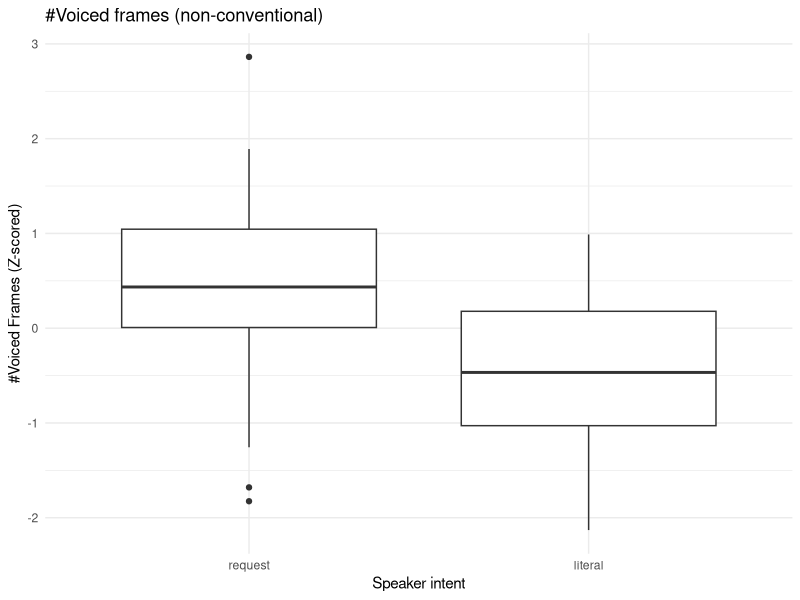

Recreate this plot in R. (Note: a time limit stopped this script after it produced the figure.)
## ---- chunk 1
library(tidyverse)
library(forcats)
library(lme4)
## ---- chunk 2
# setwd("/Users/seantrott/Dropbox/UCSD/Research/IndirectSpeechActs/Prosody/prosody_indirect_requests/analysis/exp1")
df_audio = read_csv("../../data/audio_features/audio_features.csv")
df_audio$label = factor(df_audio$label)

df_audio$label = fct_recode(df_audio$label,
                            "request" = "IR",
                            "literal" = "Literal")

df_audio = df_audio %>% 
  group_by(speaker) %>% 
  mutate(mean_f0_z_score = scale(mean_f0),
         duration_f0_z_score = scale(duration_f0),
         range_f0_z_score = scale(range_f0),
         sd_f0_z_score = scale(sd_f0),
         slope_f0_z_score = scale(slope_f0),
         mean_intensity_z_score = scale(mean_intensity),
         sd_intensity_z_score = scale(sd_intensity)
         )
## ---- chunk 3

experimental_data = read.csv("../../data/exp1/experiment1_concat_full.csv")
experimental_data = filter(experimental_data, answer %in% c("first", "second"))



experimental_data$speaker_recoded = fct_recode(experimental_data$speaker,
                           "S1" = "Danny",
                           "S2" = "Karen",
                           "S3" = "Katie",
                           "S4" = "Maiyi",
                           "S5" = "Nimish")

experimental_data$item = factor(paste(experimental_data$speaker_recoded, experimental_data$stimNum, sep = "_"))

experimental_data$form = fct_recode(experimental_data$form,
                           "conventional" = "modal",
                           "nonconventional" = "indirect")


## ---- chunk 4
model_all_features_all = glmer(data = df_audio,
                label ~ mean_f0_z_score + 
                  range_f0_z_score + 
                  sd_f0_z_score + 
                  duration_f0_z_score + 
                  slope_f0_z_score + 
                  mean_intensity_z_score + 
                  sd_intensity_z_score +
                  (1 | topic),
                 family = binomial())

model_reduced_no_slope = glmer(data = df_audio,
                label ~ mean_f0_z_score + 
                  range_f0_z_score + 
                  sd_f0_z_score + 
                  duration_f0_z_score + 
                  mean_intensity_z_score + 
                  sd_intensity_z_score +
                  (1 | topic),
                 family = binomial())


model_reduced_no_mean_f0 = glmer(data = df_audio,
                label ~ slope_f0_z_score + 
                  range_f0_z_score + 
                  sd_f0_z_score + 
                  duration_f0_z_score + 
                  mean_intensity_z_score + 
                  sd_intensity_z_score +
                  (1 | topic),
                 family = binomial())


model_reduced_no_range = glmer(data = df_audio,
                label ~ mean_f0_z_score + 
                  slope_f0_z_score + 
                  sd_f0_z_score + 
                  duration_f0_z_score + 
                  mean_intensity_z_score + 
                  sd_intensity_z_score +
                  (1 | topic),
                 family = binomial())


model_reduced_no_sd_f0 = glmer(data = df_audio,
                label ~ mean_f0_z_score + 
                  range_f0_z_score + 
                  slope_f0_z_score + 
                  duration_f0_z_score + 
                  mean_intensity_z_score + 
                  sd_intensity_z_score +
                  (1 | topic),
                 family = binomial())

model_reduced_no_duration = glmer(data = df_audio,
                label ~ mean_f0_z_score + 
                  range_f0_z_score + 
                  sd_f0_z_score + 
                  slope_f0_z_score + 
                  mean_intensity_z_score + 
                  sd_intensity_z_score +
                  (1 | topic),
                 family = binomial())

model_reduced_no_mean_intensity = glmer(data = df_audio,
                label ~ mean_f0_z_score + 
                  range_f0_z_score + 
                  sd_f0_z_score + 
                  duration_f0_z_score + 
                  slope_f0_z_score + 
                  sd_intensity_z_score +
                  (1 | topic),
                 family = binomial())

model_reduced_no_sd_intensity = glmer(data = df_audio,
                label ~ mean_f0_z_score + 
                  range_f0_z_score + 
                  sd_f0_z_score + 
                  duration_f0_z_score + 
                  mean_intensity_z_score + 
                  slope_f0_z_score +
                  (1 | topic),
                 family = binomial())
## ---- chunk 5
summary(model_all_features_all)

anova(model_all_features_all, model_reduced_no_slope)
anova(model_all_features_all, model_reduced_no_mean_f0)
anova(model_all_features_all, model_reduced_no_range)
anova(model_all_features_all, model_reduced_no_sd_f0)
anova(model_all_features_all, model_reduced_no_duration)
anova(model_all_features_all, model_reduced_no_mean_intensity)
anova(model_all_features_all, model_reduced_no_sd_intensity)

p1 = anova(model_all_features_all, model_reduced_no_slope)$`Pr(>Chisq)`[2]
p2 = anova(model_all_features_all, model_reduced_no_mean_f0)$`Pr(>Chisq)`[2]
p3 = anova(model_all_features_all, model_reduced_no_range)$`Pr(>Chisq)`[2]
p4 = anova(model_all_features_all, model_reduced_no_sd_f0)$`Pr(>Chisq)`[2]
p5 = anova(model_all_features_all, model_reduced_no_duration)$`Pr(>Chisq)`[2]
p6 = anova(model_all_features_all, model_reduced_no_mean_intensity)$`Pr(>Chisq)`[2]
p7 = anova(model_all_features_all, model_reduced_no_sd_intensity)$`Pr(>Chisq)`[2]

p.adjust(c(p1, p2, p3, p4, p5, p6, p7), method="holm")
## ---- chunk 6

model_all_features = glmer(data = filter(df_audio, form == "conventional"),
                label ~ mean_f0_z_score + 
                  range_f0_z_score + 
                  sd_f0_z_score + 
                  duration_f0_z_score + 
                  slope_f0_z_score + 
                  mean_intensity_z_score + 
                  sd_intensity_z_score +
                  (1 | topic),
                 family = binomial())

model_reduced_no_slope = glmer(data = filter(df_audio, form == "conventional"),
                label ~ mean_f0_z_score + 
                  range_f0_z_score + 
                  sd_f0_z_score + 
                  duration_f0_z_score + 
                  mean_intensity_z_score + 
                  sd_intensity_z_score +
                  (1 | topic),
                 family = binomial())


model_reduced_no_mean_f0 = glmer(data = filter(df_audio, form == "conventional"),
                label ~ slope_f0_z_score + 
                  range_f0_z_score + 
                  sd_f0_z_score + 
                  duration_f0_z_score + 
                  mean_intensity_z_score + 
                  sd_intensity_z_score +
                  (1 | topic),
                 family = binomial())


model_reduced_no_range = glmer(data = filter(df_audio, form == "conventional"),
                label ~ mean_f0_z_score + 
                  slope_f0_z_score + 
                  sd_f0_z_score + 
                  duration_f0_z_score + 
                  mean_intensity_z_score + 
                  sd_intensity_z_score +
                  (1 | topic),
                 family = binomial())


model_reduced_no_sd_f0 = glmer(data = filter(df_audio, form == "conventional"),
                label ~ mean_f0_z_score + 
                  range_f0_z_score + 
                  slope_f0_z_score + 
                  duration_f0_z_score + 
                  mean_intensity_z_score + 
                  sd_intensity_z_score +
                  (1 | topic),
                 family = binomial())

model_reduced_no_duration = glmer(data = filter(df_audio, form == "conventional"),
                label ~ mean_f0_z_score + 
                  range_f0_z_score + 
                  sd_f0_z_score + 
                  slope_f0_z_score + 
                  mean_intensity_z_score + 
                  sd_intensity_z_score +
                  (1 | topic),
                 family = binomial())

model_reduced_no_mean_intensity = glmer(data = filter(df_audio, form == "conventional"),
                label ~ mean_f0_z_score + 
                  range_f0_z_score + 
                  sd_f0_z_score + 
                  duration_f0_z_score + 
                  slope_f0_z_score + 
                  sd_intensity_z_score +
                  (1 | topic),
                 family = binomial())

model_reduced_no_sd_intensity = glmer(data = filter(df_audio, form == "conventional"),
                label ~ mean_f0_z_score + 
                  range_f0_z_score + 
                  sd_f0_z_score + 
                  duration_f0_z_score + 
                  mean_intensity_z_score + 
                  slope_f0_z_score +
                  (1 | topic),
                 family = binomial())

## ---- chunk 7
summary(model_all_features)

anova(model_all_features, model_reduced_no_slope)
anova(model_all_features, model_reduced_no_mean_f0)
anova(model_all_features, model_reduced_no_range)
anova(model_all_features, model_reduced_no_sd_f0)
anova(model_all_features, model_reduced_no_duration)
anova(model_all_features, model_reduced_no_mean_intensity)
anova(model_all_features, model_reduced_no_sd_intensity)

p1 = anova(model_all_features, model_reduced_no_slope)$`Pr(>Chisq)`[2]
p2 = anova(model_all_features, model_reduced_no_mean_f0)$`Pr(>Chisq)`[2]
p3 = anova(model_all_features, model_reduced_no_range)$`Pr(>Chisq)`[2]
p4 = anova(model_all_features, model_reduced_no_sd_f0)$`Pr(>Chisq)`[2]
p5 = anova(model_all_features, model_reduced_no_duration)$`Pr(>Chisq)`[2]
p6 = anova(model_all_features, model_reduced_no_mean_intensity)$`Pr(>Chisq)`[2]
p7 = anova(model_all_features, model_reduced_no_sd_intensity)$`Pr(>Chisq)`[2]

p.adjust(c(p1, p2, p3, p4, p5, p6, p7), method="holm")
## ---- chunk 8

model_all_features_non = glmer(data = filter(df_audio, form == "nonconventional"),
                label ~ mean_f0_z_score + 
                  range_f0_z_score + 
                  sd_f0_z_score + 
                  duration_f0_z_score + 
                  slope_f0_z_score + 
                  mean_intensity_z_score + 
                  sd_intensity_z_score +
                  (1 | topic),
                 family = binomial())

model_reduced_no_slope_non = glmer(data = filter(df_audio, form == "nonconventional"),
                label ~ mean_f0_z_score + 
                  range_f0_z_score + 
                  sd_f0_z_score + 
                  duration_f0_z_score + 
                  mean_intensity_z_score + 
                  sd_intensity_z_score +
                  (1 | topic),
                 family = binomial())


model_reduced_no_mean_f0_non = glmer(data = filter(df_audio, form == "nonconventional"),
                label ~ slope_f0_z_score + 
                  range_f0_z_score + 
                  sd_f0_z_score + 
                  duration_f0_z_score + 
                  mean_intensity_z_score + 
                  sd_intensity_z_score +
                  (1 | topic),
                 family = binomial())


model_reduced_no_range_non = glmer(data = filter(df_audio, form == "nonconventional"),
                label ~ mean_f0_z_score + 
                  slope_f0_z_score + 
                  sd_f0_z_score + 
                  duration_f0_z_score + 
                  mean_intensity_z_score + 
                  sd_intensity_z_score +
                  (1 | topic),
                 family = binomial())


model_reduced_no_sd_f0_non = glmer(data = filter(df_audio, form == "nonconventional"),
                label ~ mean_f0_z_score + 
                  range_f0_z_score + 
                  slope_f0_z_score + 
                  duration_f0_z_score + 
                  mean_intensity_z_score + 
                  sd_intensity_z_score +
                  (1 | topic),
                 family = binomial())

model_reduced_no_duration_non = glmer(data = filter(df_audio, form == "nonconventional"),
                label ~ mean_f0_z_score + 
                  range_f0_z_score + 
                  sd_f0_z_score + 
                  slope_f0_z_score + 
                  mean_intensity_z_score + 
                  sd_intensity_z_score +
                  (1 | topic),
                 family = binomial())

model_reduced_no_mean_intensity_non = glmer(data = filter(df_audio, form == "nonconventional"),
                label ~ mean_f0_z_score + 
                  range_f0_z_score + 
                  sd_f0_z_score + 
                  duration_f0_z_score + 
                  slope_f0_z_score + 
                  sd_intensity_z_score +
                  (1 | topic),
                 family = binomial())

model_reduced_no_sd_intensity_non = glmer(data = filter(df_audio, form == "nonconventional"),
                label ~ mean_f0_z_score + 
                  range_f0_z_score + 
                  sd_f0_z_score + 
                  duration_f0_z_score + 
                  mean_intensity_z_score + 
                  slope_f0_z_score +
                  (1 | topic),
                 family = binomial())
## ---- chunk 9
summary(model_all_features_non)

p1 = anova(model_all_features_non, model_reduced_no_slope_non)$`Pr(>Chisq)`[2]
p2 = anova(model_all_features_non, model_reduced_no_mean_f0_non)$`Pr(>Chisq)`[2]
p3 = anova(model_all_features_non, model_reduced_no_range_non)$`Pr(>Chisq)`[2]
p4 = anova(model_all_features_non, model_reduced_no_sd_f0_non)$`Pr(>Chisq)`[2]
p5 = anova(model_all_features_non, model_reduced_no_duration_non)$`Pr(>Chisq)`[2]
p6 = anova(model_all_features_non, model_reduced_no_mean_intensity_non)$`Pr(>Chisq)`[2]
p7 = anova(model_all_features_non, model_reduced_no_sd_intensity_non)$`Pr(>Chisq)`[2]

p.adjust(c(p1, p2, p3, p4, p5, p6, p7), method="holm")
## ---- chunk 10
df_audio %>%
  filter(form == "nonconventional") %>%
  ggplot(aes(x = label,
             y = duration_f0_z_score)) +
  geom_boxplot() +
  labs(x = "Speaker intent",
       y = "#Voiced Frames (Z-scored)",
       title = "#Voiced frames (non-conventional)") +
  theme_minimal()

## ---- chunk 11
df_audio$index = c(1: nrow(df_audio))
prob_outputs = c()
for (iterating_index in c(1:nrow(df_audio))) {
  
  train = df_audio %>%
    filter(index != iterating_index)
  
  test = df_audio %>%
    filter(index == iterating_index)
  
  model_core = glm(data = train,
                  label ~ 0,
                   family = binomial())
  
  probabilities = predict(model_core, test, type="response")

  prob_outputs[iterating_index] = probabilities
}

df_audio$lr_probs = prob_outputs

df_audio$lr_prediction = ifelse(df_audio$lr_probs > 0.5,
                             "literal","request")

df_audio$lr_correct = df_audio$lr_prediction == df_audio$label
mean(df_audio$lr_correct)
## ---- chunk 12
df_audio$index = c(1: nrow(df_audio))
prob_outputs = c()
for (iterating_index in c(1:nrow(df_audio))) {
  
  train = df_audio %>%
    filter(index != iterating_index)
  
  test = df_audio %>%
    filter(index == iterating_index)
  
  model_core = glm(data = train,
                  label ~ mean_f0_z_score*form + range_f0_z_score*form + 
                    sd_f0_z_score*form + duration_f0_z_score*form + 
                    slope_f0_z_score*form + mean_intensity_z_score*form + 
                    sd_intensity_z_score*form,
                   family = binomial())
  
  probabilities = predict(model_core, test, type="response")

  prob_outputs[iterating_index] = probabilities
}

df_audio$lr_probs = prob_outputs

df_audio$lr_prediction = ifelse(df_audio$lr_probs > 0.5,
                             "literal","request")

df_audio$lr_correct = df_audio$lr_prediction == df_audio$label
mean(df_audio$lr_correct)
## ---- chunk 13

df_audio$label = fct_recode(df_audio$label,
                            "Request" = "request",
                            "Non-request" = "literal")

df_audio$item = paste(df_audio$speaker, df_audio$stimNum, sep="_")

critical_audio = df_audio 
slope_IR = filter(critical_audio, label == "Request")$slope_f0_z_score
slope_literal = filter(critical_audio, label == "Non-request")$slope_f0_z_score
slope_diff = slope_IR - slope_literal

duration_f0_IR = filter(critical_audio, label == "Request")$duration_f0_z_score
duration_f0_literal = filter(critical_audio, label == "Non-request")$duration_f0_z_score
duration_f0_diff = duration_f0_IR - duration_f0_literal

sd_intensity_IR = filter(critical_audio, label == "Request")$sd_intensity_z_score
sd_intensity_literal = filter(critical_audio, label == "Non-request")$sd_intensity_z_score
sd_intensity_diff = sd_intensity_IR - sd_intensity_literal

mean_intensity_IR = filter(critical_audio, label == "Request")$mean_intensity_z_score
mean_intensity_literal = filter(critical_audio, label == "Non-request")$mean_intensity_z_score
mean_intensity_diff = mean_intensity_IR - mean_intensity_literal

mean_f0_IR = filter(critical_audio, label == "Request")$mean_f0_z_score
mean_f0_literal = filter(critical_audio, label == "Non-request")$mean_f0_z_score
mean_f0_diff = mean_f0_IR - mean_f0_literal

sd_f0_IR = filter(critical_audio, label == "Request")$sd_f0_z_score
sd_f0_literal = filter(critical_audio, label == "Non-request")$sd_f0_z_score
sd_f0_diff = sd_f0_IR - sd_f0_literal

range_f0_IR = filter(critical_audio, label == "Request")$range_f0_z_score
range_f0_literal = filter(critical_audio, label == "Non-request")$range_f0_z_score
range_f0_diff = range_f0_IR - range_f0_literal


item = filter(critical_audio, label == "Request")$item

new_df = data.frame(item, 
                    slope_diff, 
                    duration_f0_diff,
                    sd_intensity_diff,
                    mean_intensity_diff,
                    mean_f0_diff,
                    sd_f0_diff,
                    range_f0_diff)

new_df$item = factor(new_df$item)
new_df

## ---- chunk 14

merged = merge(experimental_data, new_df, by="item")
head(merged)
merged$Correct = fct_recode(factor(merged$correct),
                            "Yes" = "1",
                            "No" = "0")

## ---- chunk 15
model_accuracy_full = glmer(data = merged,
                      Correct ~ slope_diff * form +
                        mean_f0_diff * form +
                       duration_f0_diff * form +
                       range_f0_diff * form +
                       sd_f0_diff * form +
                       mean_intensity_diff * form +
                       sd_intensity_diff * form +
                        form * speaker + 
                        (1 | subject) + (1 | stimNum),
                       control=glmerControl(optimizer="bobyqa"),
                       family = binomial())

summary(model_accuracy_full)

## ---- chunk 16
model_accuracy_no_slope_interaction = glmer(data = merged,
                      Correct ~ slope_diff +
                        mean_f0_diff * form +
                       duration_f0_diff * form +
                       range_f0_diff * form +
                       sd_f0_diff * form +
                       mean_intensity_diff * form +
                       sd_intensity_diff * form +
                        form * speaker +
                        (1 | subject) + (1 | stimNum),
                       control=glmerControl(optimizer="bobyqa"),
                       family = binomial())

model_accuracy_no_slope = glmer(data = merged,
                      Correct ~ mean_f0_diff * form +
                       duration_f0_diff * form +
                       range_f0_diff * form +
                       sd_f0_diff * form +
                       mean_intensity_diff * form +
                       sd_intensity_diff * form +
                        form * speaker +
                        (1 | subject) + (1 | stimNum),
                       control=glmerControl(optimizer="bobyqa"),
                       family = binomial())
## ---- chunk 17
anova(model_accuracy_full, model_accuracy_no_slope_interaction)
anova(model_accuracy_no_slope_interaction, model_accuracy_no_slope)

## ---- chunk 18
model_accuracy_no_mean_f0_interaction = glmer(data = merged,
                      Correct ~ slope_diff * form +
                        mean_f0_diff +
                       duration_f0_diff * form +
                       range_f0_diff * form +
                       sd_f0_diff * form +
                       mean_intensity_diff * form +
                       sd_intensity_diff * form +
                        form * speaker +
                        (1 | subject) + (1 | stimNum),
                       control=glmerControl(optimizer="bobyqa"),
                       family = binomial())

model_accuracy_no_mean_f0 = glmer(data = merged,
                      Correct ~ slope_diff * form +
                       duration_f0_diff * form +
                       range_f0_diff * form +
                       sd_f0_diff * form +
                       mean_intensity_diff * form +
                       sd_intensity_diff * form +
                        form * speaker +
                        (1 | subject) + (1 | stimNum),
                       control=glmerControl(optimizer="bobyqa"),
                       family = binomial())
## ---- chunk 19
anova(model_accuracy_full, model_accuracy_no_mean_f0_interaction)
anova(model_accuracy_no_mean_f0_interaction, model_accuracy_no_mean_f0)

## ---- chunk 20
model_accuracy_no_f0_dur_interaction = glmer(data = merged,
                      Correct ~ slope_diff * form +
                        mean_f0_diff * form +
                       duration_f0_diff +
                       range_f0_diff * form +
                       sd_f0_diff * form +
                       mean_intensity_diff * form +
                       sd_intensity_diff * form +
                        form * speaker +
                        (1 | subject) + (1 | stimNum),
                       control=glmerControl(optimizer="bobyqa"),
                       family = binomial())

model_accuracy_no_f0_dur = glmer(data = merged,
                      Correct ~ slope_diff * form +
                        mean_f0_diff * form +
                       range_f0_diff * form +
                       sd_f0_diff * form +
                       mean_intensity_diff * form +
                       sd_intensity_diff * form +
                        form * speaker +
                        (1 | subject) + (1 | stimNum),
                       control=glmerControl(optimizer="bobyqa"),
                       family = binomial())
## ---- chunk 21
anova(model_accuracy_full, model_accuracy_no_f0_dur_interaction)
anova(model_accuracy_no_f0_dur_interaction, model_accuracy_no_f0_dur)

## ---- chunk 22
model_accuracy_no_f0_range_interaction = glmer(data = merged,
                      Correct ~ slope_diff * form +
                        mean_f0_diff * form +
                       duration_f0_diff * form +
                       range_f0_diff +
                       sd_f0_diff * form +
                       mean_intensity_diff * form +
                       sd_intensity_diff * form +
                        form * speaker +
                        (1 | subject) + (1 | stimNum),
                       control=glmerControl(optimizer="bobyqa"),
                       family = binomial())

model_accuracy_no_f0_range = glmer(data = merged,
                      Correct ~ slope_diff * form +
                        mean_f0_diff * form +
                       duration_f0_diff * form +
                       sd_f0_diff * form +
                       mean_intensity_diff * form +
                       sd_intensity_diff * form +
                        form * speaker +
                        (1 | subject) + (1 | stimNum),
                       control=glmerControl(optimizer="bobyqa"),
                       family = binomial())
## ---- chunk 23
anova(model_accuracy_full, model_accuracy_no_f0_range_interaction)
anova(model_accuracy_no_f0_range_interaction, model_accuracy_no_f0_range)

## ---- chunk 24
model_accuracy_no_f0_sd_interaction = glmer(data = merged,
                      Correct ~ slope_diff * form +
                        mean_f0_diff * form +
                       duration_f0_diff * form +
                       range_f0_diff * form+
                       sd_f0_diff +
                       mean_intensity_diff * form +
                       sd_intensity_diff * form +
                        form * speaker +
                        (1 | subject) + (1 | stimNum),
                       control=glmerControl(optimizer="bobyqa"),
                       family = binomial())

model_accuracy_no_f0_sd = glmer(data = merged,
                      Correct ~ slope_diff * form +
                        mean_f0_diff * form +
                        range_f0_diff * form+
                       duration_f0_diff * form +
                       mean_intensity_diff * form +
                       sd_intensity_diff * form +
                        form * speaker +
                        (1 | subject) + (1 | stimNum),
                       control=glmerControl(optimizer="bobyqa"),
                       family = binomial())
## ---- chunk 25
anova(model_accuracy_full, model_accuracy_no_f0_sd_interaction)
anova(model_accuracy_no_f0_sd_interaction, model_accuracy_no_f0_sd)

## ---- chunk 26
model_accuracy_no_mean_intensity_interaction = glmer(data = merged,
                      Correct ~ slope_diff * form +
                        mean_f0_diff * form +
                       duration_f0_diff * form +
                       range_f0_diff * form+
                       sd_f0_diff * form +
                       mean_intensity_diff +
                       sd_intensity_diff * form +
                        form * speaker +
                        (1 | subject) + (1 | stimNum),
                       control=glmerControl(optimizer="bobyqa"),
                       family = binomial())

model_accuracy_no_mean_intensity = glmer(data = merged,
                      Correct ~ slope_diff * form +
                        mean_f0_diff * form +
                        range_f0_diff * form+
                        sd_f0_diff * form +
                       duration_f0_diff * form +
                       sd_intensity_diff * form +
                        form * speaker +
                        (1 | subject) + (1 | stimNum),
                       control=glmerControl(optimizer="bobyqa"),
                       family = binomial())
## ---- chunk 27
anova(model_accuracy_full, model_accuracy_no_mean_intensity_interaction)
anova(model_accuracy_no_mean_intensity_interaction, model_accuracy_no_mean_intensity)

## ---- chunk 28
model_accuracy_no_sd_intensity_interaction = glmer(data = merged,
                      Correct ~ slope_diff * form +
                        mean_f0_diff * form +
                       duration_f0_diff * form +
                       range_f0_diff * form+
                       sd_f0_diff * form +
                       mean_intensity_diff * form +
                       sd_intensity_diff +
                        form * speaker +
                        (1 | subject) + (1 | stimNum),
                       control=glmerControl(optimizer="bobyqa"),
                       family = binomial())

model_accuracy_no_sd_intensity = glmer(data = merged,
                      Correct ~ slope_diff * form +
                        mean_f0_diff * form +
                        range_f0_diff * form+
                        sd_f0_diff * form +
                       duration_f0_diff * form +
                       mean_intensity_diff * form +
                        form * speaker +
                        (1 | subject) + (1 | stimNum),
                       control=glmerControl(optimizer="bobyqa"),
                       family = binomial())
## ---- chunk 29
anova(model_accuracy_full, model_accuracy_no_sd_intensity_interaction)
anova(model_accuracy_no_sd_intensity_interaction, model_accuracy_no_sd_intensity)
## ---- chunk 30
merged %>%
  ggplot(aes(x = form,
             y = slope_diff,
             fill = Correct)) +
  geom_boxplot() +
  theme_minimal()

merged %>%
  ggplot(aes(x = form,
             y = mean_f0_diff,
             fill = Correct)) +
  geom_boxplot() +
  theme_minimal()
## ---- chunk 31
p1 = anova(model_accuracy_full, model_accuracy_no_slope_interaction)$`Pr(>Chisq)`[2]
p2 = anova(model_accuracy_no_slope_interaction, model_accuracy_no_slope)$`Pr(>Chisq)`[2]
p3 = anova(model_accuracy_full, model_accuracy_no_mean_f0_interaction)$`Pr(>Chisq)`[2]
p4 = anova(model_accuracy_no_mean_f0_interaction, model_accuracy_no_mean_f0)$`Pr(>Chisq)`[2]
p5 = anova(model_accuracy_full, model_accuracy_no_f0_dur_interaction)$`Pr(>Chisq)`[2]
p6 = anova(model_accuracy_no_f0_dur_interaction, model_accuracy_no_f0_dur)$`Pr(>Chisq)`[2]
p7 = anova(model_accuracy_full, model_accuracy_no_f0_range_interaction)$`Pr(>Chisq)`[2]
p8 = anova(model_accuracy_no_f0_range_interaction, model_accuracy_no_f0_range)$`Pr(>Chisq)`[2]
p9 = anova(model_accuracy_full, model_accuracy_no_f0_sd_interaction)$`Pr(>Chisq)`[2]
p10 = anova(model_accuracy_no_f0_sd_interaction, model_accuracy_no_f0_sd)$`Pr(>Chisq)`[2]
p11 = anova(model_accuracy_full, model_accuracy_no_mean_intensity_interaction)$`Pr(>Chisq)`[2]
p12 = anova(model_accuracy_no_mean_intensity_interaction, model_accuracy_no_mean_intensity)$`Pr(>Chisq)`[2]
p13 = anova(model_accuracy_full, model_accuracy_no_sd_intensity_interaction)$`Pr(>Chisq)`[2]
p14 = anova(model_accuracy_no_sd_intensity_interaction, model_accuracy_no_sd_intensity)$`Pr(>Chisq)`[2]

p.adjust(c(p1, p2, p3, p4, p5, p6, p7, p8, p9, p10, p11, p12, p13, p14), method="holm")
